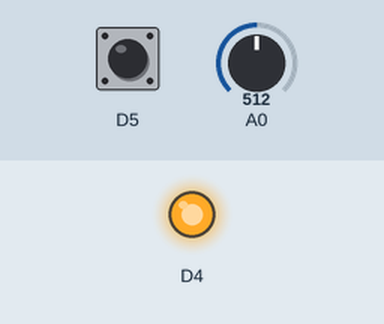
This program was run on a simulated ESP8266 (Wemos D1 mini). Parts: output pins drawn as LEDs (lit = HIGH). Inputs (shaded band) come from the test bench; at power-on: D5 HIGH, A0 = 512.

Above: at 1.2 s.
1.3 s: D5 pulled LOW for 3.2 s
At 2.2 s:
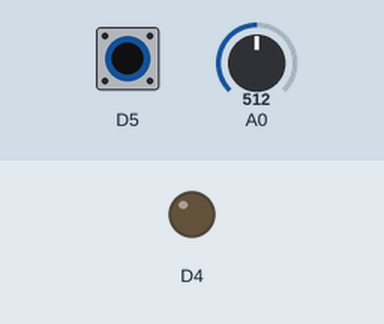
6.0 s: D5 pulled LOW for 0.15 s
At 7.9 s:
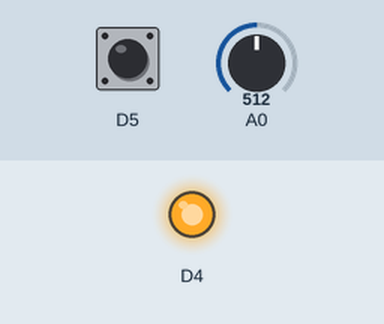
Timing chart, 0 to 9.4 s (numbered marks = the images above; inputs shaded):
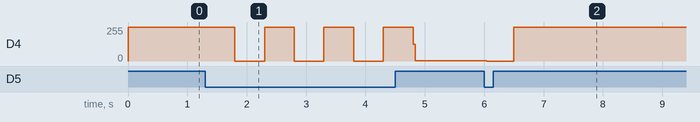

Measured:
- after the input at 1.3 s, D4: 255/255 → 0/255 after 0.50 s, then repeats every 1.0 s: 255/255 0.50 s, 0/255 0.50 s
- after the input at 6.0 s, D4: 1/255 → 0/255 at once, → 255/255 0.46 s later

The program:

main.cpp
```cpp
/**
  I, Alec Pasion, 000811377 certify that this material is my original work. No other person's work has been used
  without due acknowledgement.
**/
#include <Arduino.h>
boolean isOff = true;
int buttonStateCheck = 0;
void setup() {
  Serial.begin(115200);

  pinMode(D5, INPUT_PULLUP);
  pinMode(D4, OUTPUT);
  analogWriteRange(1023);
}


void loop() {
  int iButton = digitalRead(D5);
  int iVal = analogRead(A0);
  int brightness = map(iVal,0,pow(2,10),1023,0);
  if (iButton == buttonStateCheck)
  {
    if(!isOff){
      isOff = true;
    }else{
      isOff = false;
    }
    delay(500);
  }
  if(!isOff){
    analogWrite(D4, brightness);
  }
  digitalWrite(D4,isOff);
}
```
